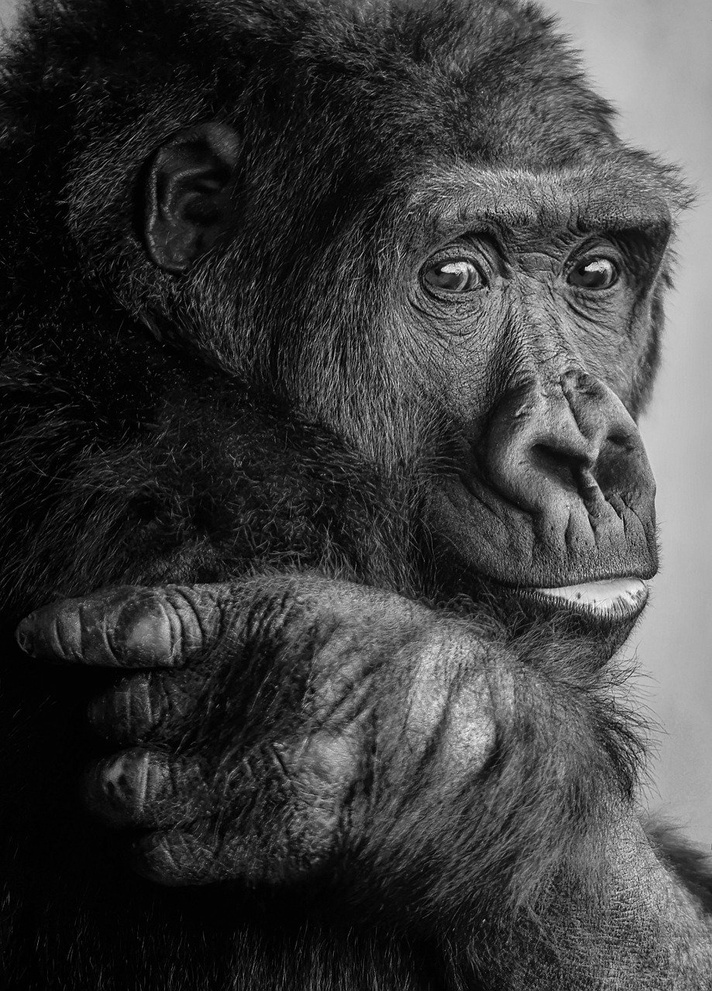
#> input picture img5.jpg, 712 x 991 px, shrunk from 919 x 1280 before the run, found by its file name
$ jupyter execute Linear_Spatial_Filtering.ipynb
#> lines starting #> are read from the running program, lines starting #| are printed output that depends on the picture; after the words box and inside, x2 and y2 are one past the last pixel; in counts of white or black regions, pixels touching at a corner belong together
# Linear Spatial Filtering

# BOX FILTER

[cell 1]
import numpy as np
from PIL import Image
import matplotlib.pyplot as plt
from scipy.ndimage import convolve

[cell 2]
def box_filter(image, kernel_size):
  kernel = np.ones((kernel_size, kernel_size)) / (kernel_size**2)
  filtered_image = convolve(image, kernel, mode='reflect')
  return filtered_image

[cell 3]
image_path = '/content/drive/MyDrive/Digital-Image-Processing/img5.jpg'
image=np.array(Image.open(image_path).convert('L'))

[cell 4]
box_filtered_image=box_filter(image,kernel_size=10)

[cell 5]
box_filtered_image2=box_filter(image,kernel_size=20)

[cell 6]
box_filtered_image3=box_filter(image,kernel_size=40)
#> call 3 of box_filter, with kernel_size = 40
#> in box_filter (call 3), `filtered_image = convolve(image, kernel, mode='reflect')`:
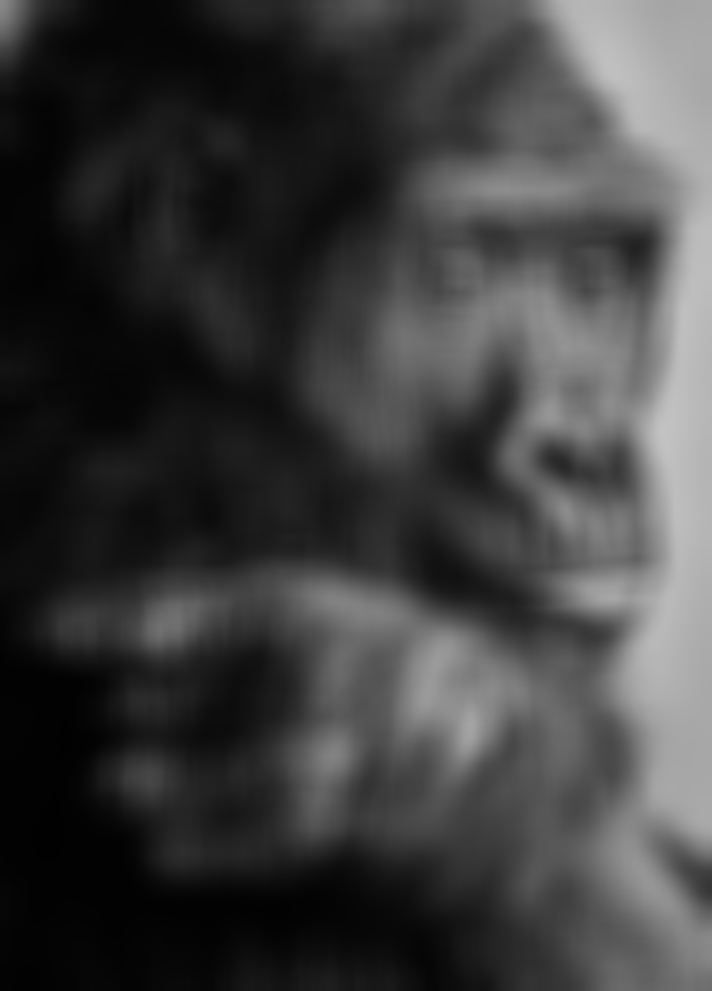
#> filtered_image: shape (991, 712); min 1, max 194, mean 61.3

[cell 7]
fig, axs = plt.subplots(1, 4, figsize=(12, 6))
axs[0].imshow(image, cmap='gray')
axs[0].set_title('Original Image')
axs[0].axis('off')

axs[1].imshow(box_filtered_image, cmap='gray')
axs[1].set_title('Box Filtered Image 10X10')
axs[1].axis('off')

axs[2].imshow(box_filtered_image2, cmap='gray')
axs[2].set_title('Box Filtered Image 20X20')
axs[2].axis('off')

axs[3].imshow(box_filtered_image3, cmap='gray')
axs[3].set_title('Box Filtered Image 40X40')
axs[3].axis('off')

plt.show()
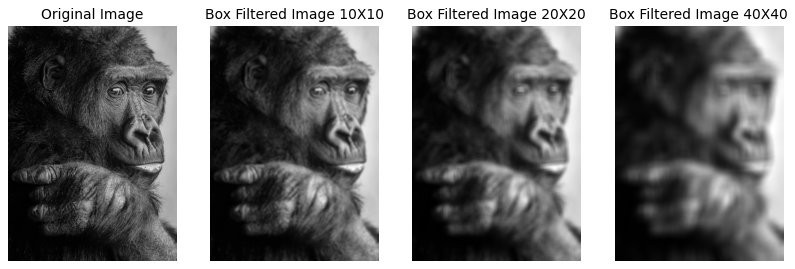
#> figure drawn by matplotlib, 4 panels

# Gaussian Filter

[cell 8]
from scipy.ndimage import gaussian_filter as g_f

[cell 9]
def gaussian_filter(image, sigma):
#> called with sigma = 10
    filtered_image = g_f(image, sigma=sigma)
    return filtered_image

[cell 10]
gaussian_filtered_image = gaussian_filter(image, sigma=10)

[cell 11]
fig, axs = plt.subplots(1, 2, figsize=(12, 6))
axs[0].imshow(image, cmap='gray')
axs[0].set_title('Original Image')
axs[0].axis('off')

axs[1].imshow(gaussian_filtered_image, cmap='gray')
axs[1].set_title('Gaussian Filtered Image')
axs[1].axis('off')

plt.show()
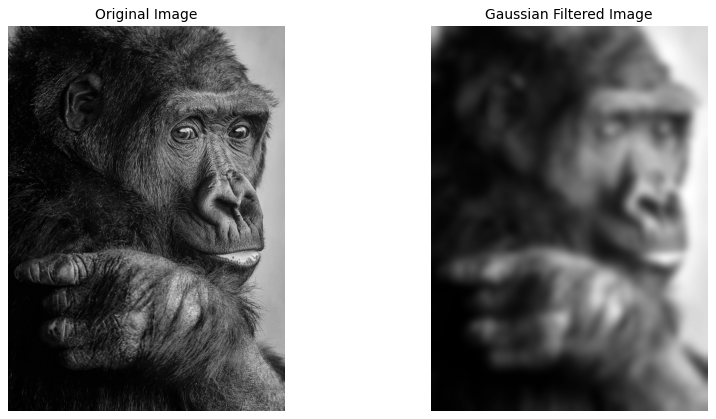
#> figure drawn by matplotlib, 2 panels

# ORDER STATSTICS FILTER (Non-Linear filter)

[cell 12]
import matplotlib.pyplot as plt
from scipy.ndimage import median_filter, maximum_filter, minimum_filter
import numpy as np

[cell 13]
if image.ndim == 3:
  image = np.mean(image, axis=2)

[cell 14]
median_filtered_image = median_filter(image, size=10)
max_filtered_image = maximum_filter(image, size=10)
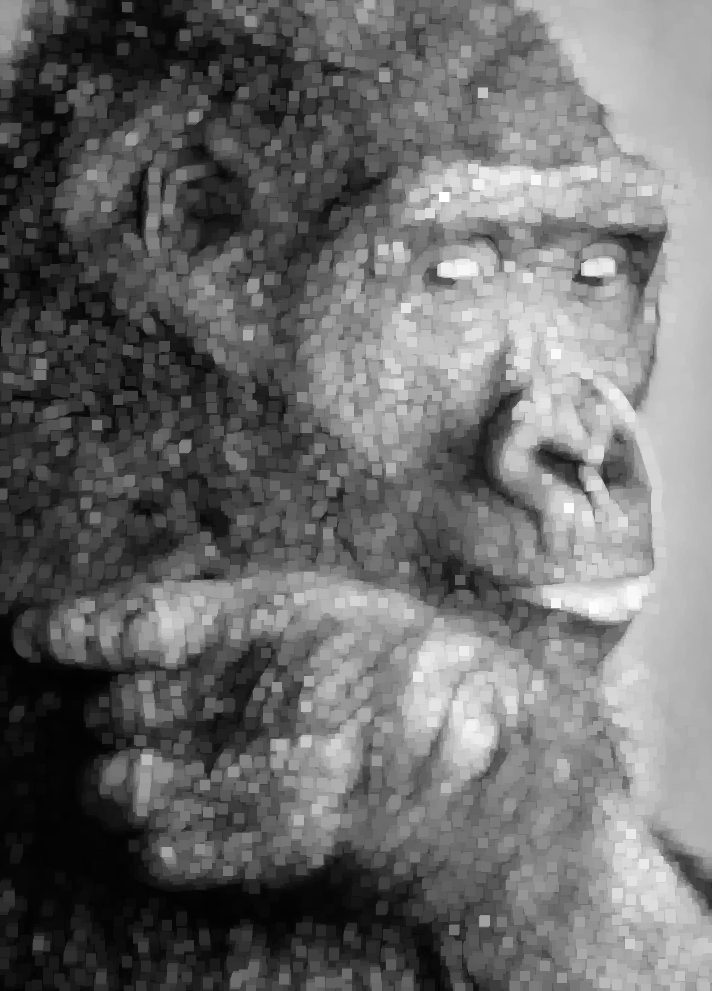
#> max_filtered_image: shape (991, 712); min 2, max 255, mean 107.2
min_filtered_image = minimum_filter(image, size=10)
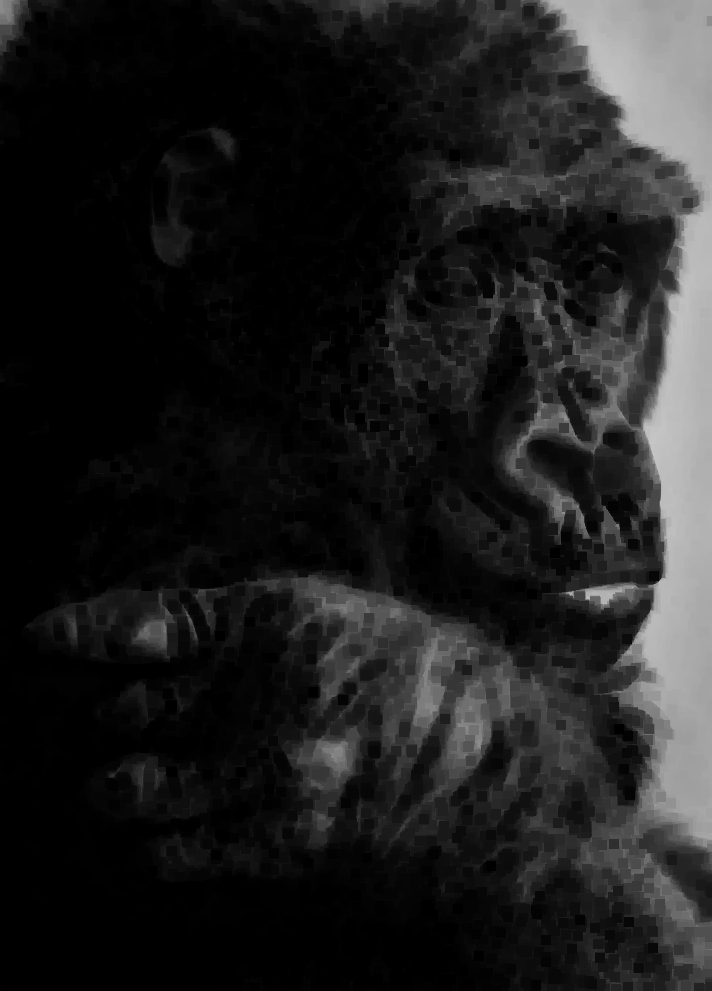
#> min_filtered_image: shape (991, 712); min 0, max 197, mean 30.2

[cell 15]
fig, axs = plt.subplots(1, 4, figsize=(18, 5), sharex=True, sharey=True)
axs[0].imshow(image, cmap='gray')
axs[0].set_title('Original Image')
axs[0].axis('off')

axs[1].imshow(median_filtered_image, cmap='gray')
axs[1].set_title('Median Filter')
axs[1].axis('off')

axs[2].imshow(max_filtered_image, cmap='gray')
axs[2].set_title('Maximum Filter')
axs[2].axis('off')

axs[3].imshow(min_filtered_image, cmap='gray')
axs[3].set_title('Minimum Filter')
axs[3].axis('off')

plt.tight_layout()
plt.show()

# Shading correction using lowpass filtering.

    image:- Hubble Telescope image of the Hickson Compact Group.
    (Original image courtesy of NASA.)

[cell 16]
import numpy as np
import matplotlib.pyplot as plt
from scipy.ndimage import gaussian_filter as g_f
from skimage import io, img_as_float
from skimage.filters import threshold_otsu

[cell 17]
image_path = '/content/drive/MyDrive/Digital-Image-Processing/img6.png'
image=np.array(Image.open(image_path).convert('L'))
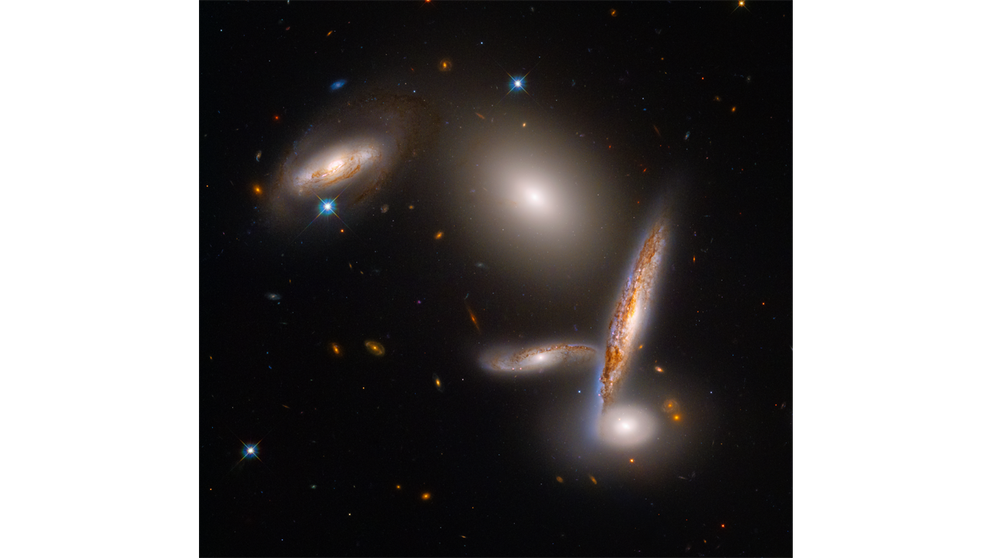
#> input picture img6.png, 991 x 558 px, shrunk from 1280 x 720 before the run, found by its file name
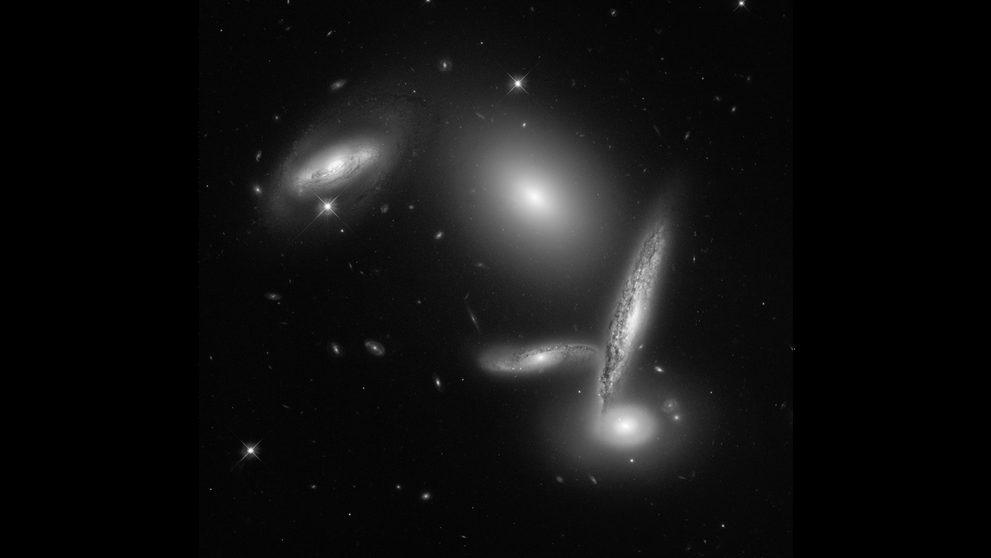
#> image: shape (558, 991); min 0, max 255, mean 16.9
image = img_as_float(image)

[cell 18]
sigma = 5
filtered_image = g_f(image, sigma=sigma)
#> filtered_image: shape (558, 991) float64

[cell 19]
thresh = threshold_otsu(filtered_image)
#> thresh = 0.209
binary_image = filtered_image > thresh
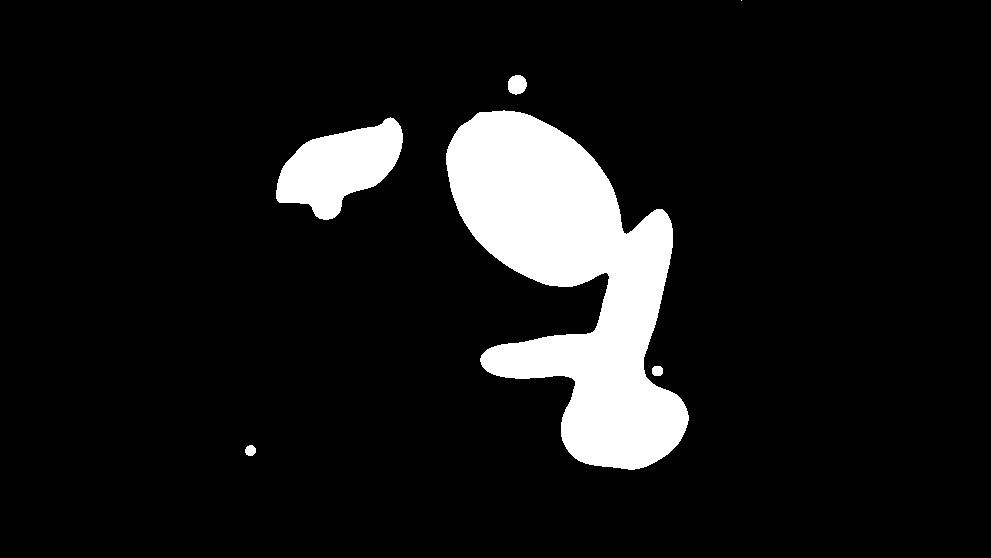
#> binary_image: shape (558, 991) bool; 9.6% white; 6 white regions (1 under 20 px), largest, box (x1, y1, x2, y2) and area: (446, 110, 689, 470) 45041, (276, 117, 403, 220) 7529, (508, 75, 527, 95) 300, (652, 366, 663, 376) 98, (245, 445, 256, 456) 96

[cell 20]
fig, axs = plt.subplots(1, 3, figsize=(15, 5))
axs[0].imshow(image, cmap='gray')
axs[0].set_title('Original Image')
axs[0].axis('off')

axs[1].imshow(filtered_image, cmap='gray')
axs[1].set_title('Lowpass Filtered Image')
axs[1].axis('off')

axs[2].imshow(binary_image, cmap='gray')
axs[2].set_title('Thresholded Image')
axs[2].axis('off')

plt.show()
